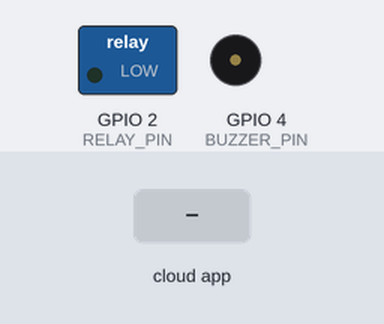
The sketch below on a simulated ESP32. Parts: switched loads named in the sketch (green lamp = pin HIGH), buzzer (waves = sounding). The inputs (shaded band) are chosen by the test bench. WiFi joins after 1.5 s; servers stay silent unless stated; the Firebase database answers and starts empty; what the sketch prints to the serial monitor is not drawn.

Above: at 4.6 s.
4.7 s: the phone or cloud app sets relay to 1
At 5.6 s:
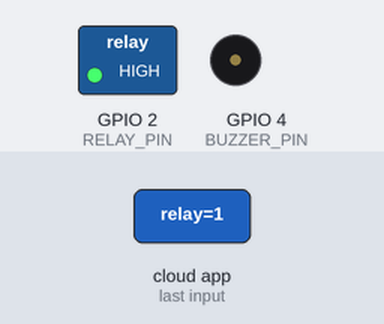
6.2 s: the phone or cloud app sets relay to 0
At 6.8 s:
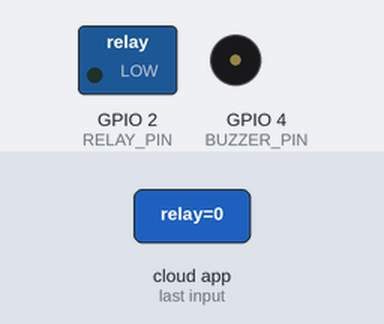
Timing chart, 0 to 9.2 s (numbered marks = the images above; inputs shaded):
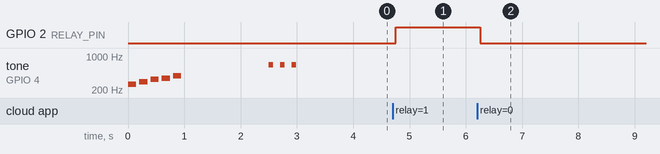

The sketch:

firebase_light.ino
```cpp
#include <WiFi.h>
#include <WiFiManager.h>     // Install: https://github.com/tzapu/WiFiManager
#include <FirebaseESP32.h>   // Library v3.x

#define FIREBASE_HOST "demo"
#define FIREBASE_API_KEY "demo"
#define USER_EMAIL "demo"
#define USER_PASSWORD "demo"

#define RELAY_PIN 2
#define BUZZER_PIN 4

FirebaseData firebaseData;
FirebaseData streamData;
FirebaseAuth auth;
FirebaseConfig config;

bool wifiConnected = false;
bool streamStarted = false;
int lastRelayState = -1;

// ───── Melody ─────
int melody[] = {262, 294, 330, 349, 392}; // C D E F G
int melodyDuration[] = {150, 150, 150, 150, 150};

void playMelody() {
  for (int i = 0; i < 5; i++) {
    tone(BUZZER_PIN, melody[i]);
    delay(melodyDuration[i]);
    noTone(BUZZER_PIN);
    delay(50);
  }
}

void twoQuickBeeps() {
  for (int i = 0; i < 2; i++) {
    tone(BUZZER_PIN, 880);
    delay(100);
    noTone(BUZZER_PIN);
    delay(100);
  }
}

void threeSoftBeeps() {
  for (int i = 0; i < 3; i++) {
    tone(BUZZER_PIN, 660);
    delay(80);
    noTone(BUZZER_PIN);
    delay(120);
  }
}

void threeLoudBeeps() {
  for (int i = 0; i < 3; i++) {
    tone(BUZZER_PIN, 1000);
    delay(300);
    noTone(BUZZER_PIN);
    delay(200);
  }
}

void wifiLostBeep() {
  tone(BUZZER_PIN, 500);
  delay(150);
  noTone(BUZZER_PIN);
}

// ───── Stream Callback ─────
void streamCallback(StreamData data) {
  if (data.dataType() == "int") {
    int state = data.intData();
    digitalWrite(RELAY_PIN, state == 1 ? HIGH : LOW);
    lastRelayState = state;
    Serial.print("Relay Changed from Stream: ");
    Serial.println(state);
  }
}

void streamTimeoutCallback(bool timeout) {
  if (timeout) {
    Serial.println("⏱️ Stream Timeout... attempting to reconnect");
  }
}

// ───── WiFi Connect ─────
bool connectWiFi() {
  WiFiManager wm;
  wm.setConfigPortalTimeout(180);  // 3 minutes
  if (!wm.autoConnect("ESP32_Setup", "kabya123")) {
    Serial.println("⛔ Failed to connect. Restarting...");
    ESP.restart();
    return false;
  }
  Serial.println("✅ WiFi Connected! IP: " + WiFi.localIP().toString());
  wifiConnected = true;
  return true;
}

// ───── Setup ─────
void setup() {
  Serial.begin(115200);
  pinMode(RELAY_PIN, OUTPUT);
  pinMode(BUZZER_PIN, OUTPUT);
  WiFi.setSleep(false);  // prevent WiFi drops

  playMelody();  // 🎵 Startup

  if (!connectWiFi()) return;
  threeSoftBeeps(); // ✅ Connection confirmed

  // Firebase setup
  config.host = FIREBASE_HOST;
  config.api_key = FIREBASE_API_KEY;
  auth.user.email = USER_EMAIL;
  auth.user.password = USER_PASSWORD;

  Firebase.begin(&config, &auth);
  Firebase.reconnectWiFi(true);

  // Wait for sign-in
  unsigned long start = millis();
  Serial.print("Signing in to Firebase");
  while (auth.token.uid == "" && millis() - start < 15000) {
    Serial.print(".");
    delay(300);
  }

  if (auth.token.uid != "") {
    Serial.println("\n🔥 Firebase signed in");

    // Start stream
    if (Firebase.beginStream(streamData, "/relay")) {
      Firebase.setStreamCallback(streamData, streamCallback, streamTimeoutCallback);
      streamStarted = true;
      Serial.println("📶 Firebase stream started");
    } else {
      Serial.print("❌ Stream failed: ");
      Serial.println(streamData.errorReason());
    }

    // Initial relay state
    if (Firebase.getInt(firebaseData, "/relay")) {
      int state = firebaseData.intData();
      digitalWrite(RELAY_PIN, state == 1 ? HIGH : LOW);
      lastRelayState = state;
      Serial.print("Initial Relay State: ");
      Serial.println(state);
    }
  } else {
    Serial.println("\n❌ Firebase sign-in failed!");
    threeLoudBeeps();
    delay(500);
    ESP.restart();
  }
}

// ───── Loop ─────
void loop() {
  // If Wi-Fi disconnected
  if (WiFi.status() != WL_CONNECTED) {
    Serial.println("📡 WiFi lost...");
    wifiLostBeep();
    delay(1000);
    ESP.restart();  // Try to reconnect with WiFiManager
  }

  // Refresh Firebase internal loop
  Firebase.ready();

  // Fallback polling every 5 seconds (if stream failed)
  static unsigned long lastCheck = 0;
  if (!streamStarted && millis() - lastCheck > 5000) {
    lastCheck = millis();
    if (Firebase.getInt(firebaseData, "/relay")) {
      int relayState = firebaseData.intData();
      if (relayState != lastRelayState) {
        digitalWrite(RELAY_PIN, relayState == 1 ? HIGH : LOW);
        lastRelayState = relayState;
        Serial.print("Relay Changed (polling): ");
        Serial.println(relayState);
      }
    } else {
      Serial.print("🔥 Firebase Error: ");
      Serial.println(firebaseData.errorReason());
      threeLoudBeeps();
      delay(1000);
      ESP.restart();
    }
  }

  // Optional: beeping in config portal mode
  static unsigned long configBeepTimer = 0;
  if (!wifiConnected && millis() - configBeepTimer > 2000) {
    twoQuickBeeps();
    configBeepTimer = millis();
  }
}
```

Measured:
- after the input at 4.7 s, GPIO 2 (RELAY_PIN): LOW → HIGH after 0.05 s
- after the input at 6.2 s, GPIO 2 (RELAY_PIN): HIGH → LOW after 0.05 s
